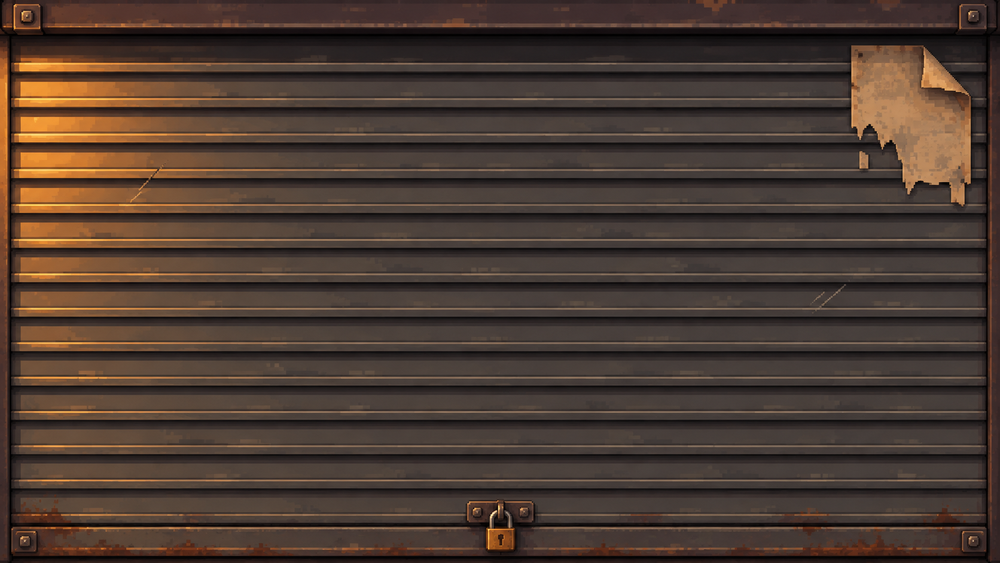
#> input picture art_bronnen/rolluik_bron.png, 1000 x 563 px, shrunk from 1672 x 941 before the run
$ python measure_planks.py ../art_bronnen/rolluik_bron.png ../art_bronnen/schuldenvrij_bron.png
#> lines starting #> are read from the running program, lines starting #| are printed output that depends on the picture; after the words box and inside, x2 and y2 are one past the last pixel; in counts of white or black regions, pixels touching at a corner belong together
# Zoekt plankniveaus in de geschilderde wijnkasten (lichte houtstroken onder 2:1-helling).
import numpy as np, json, sys
from PIL import Image
im = np.array(Image.open(sys.argv[1]).convert('RGB')).astype(int)
R, G, B = im[..., 0], im[..., 1], im[..., 2]
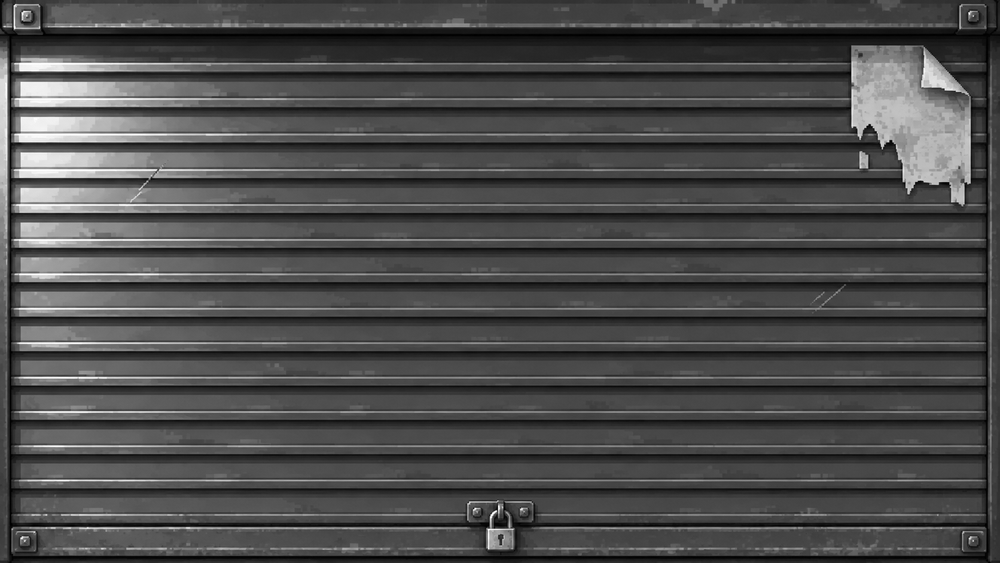
#> R: shape (563, 1000) int64; min 0, max 255, mean 74.9
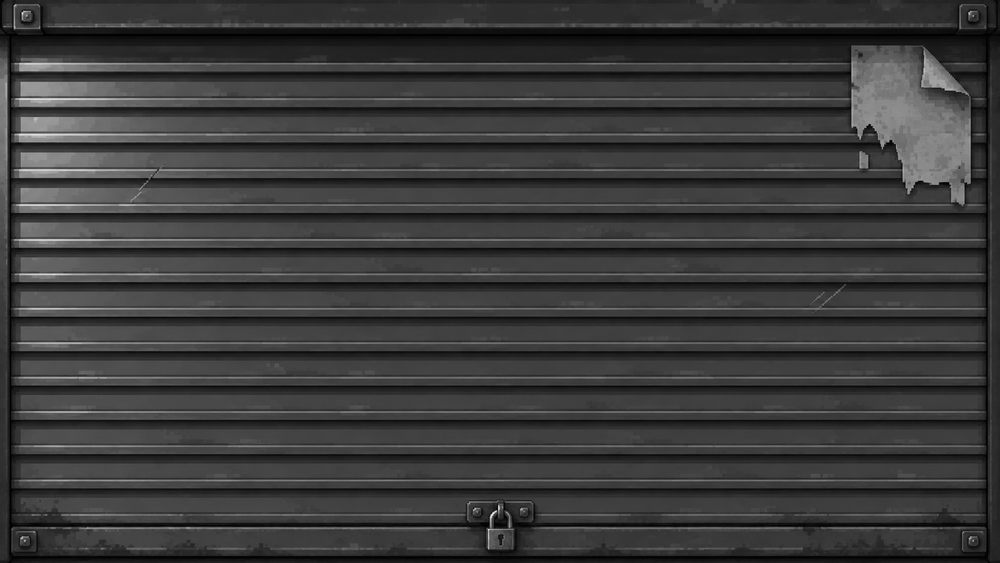
#> G: shape (563, 1000) int64; min 0, max 255, mean 58.7
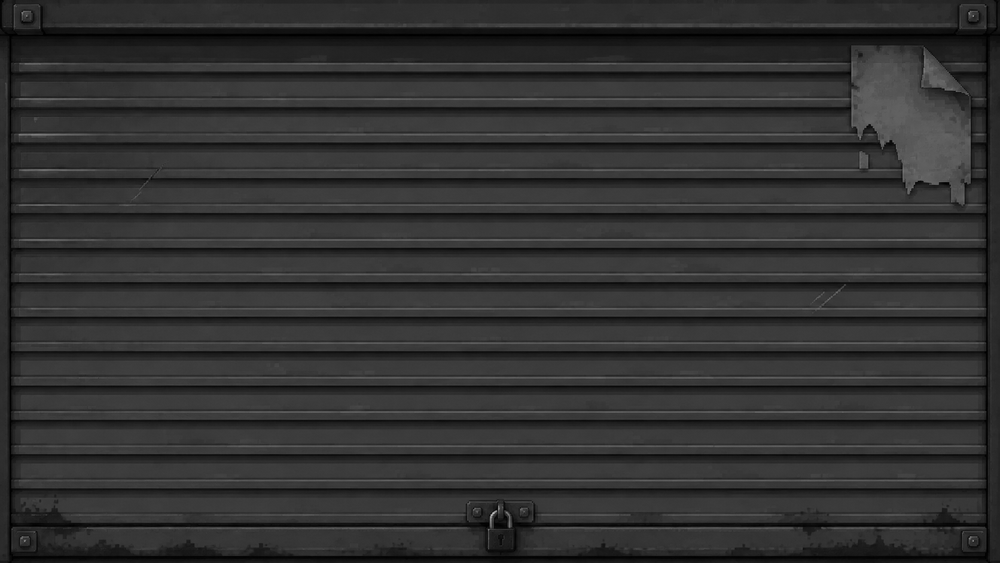
#> B: shape (563, 1000) int64; min 0, max 195, mean 49.6
board = (R > 170) & (G > 95) & (G < 190) & (B < 110) & (R - B > 90)
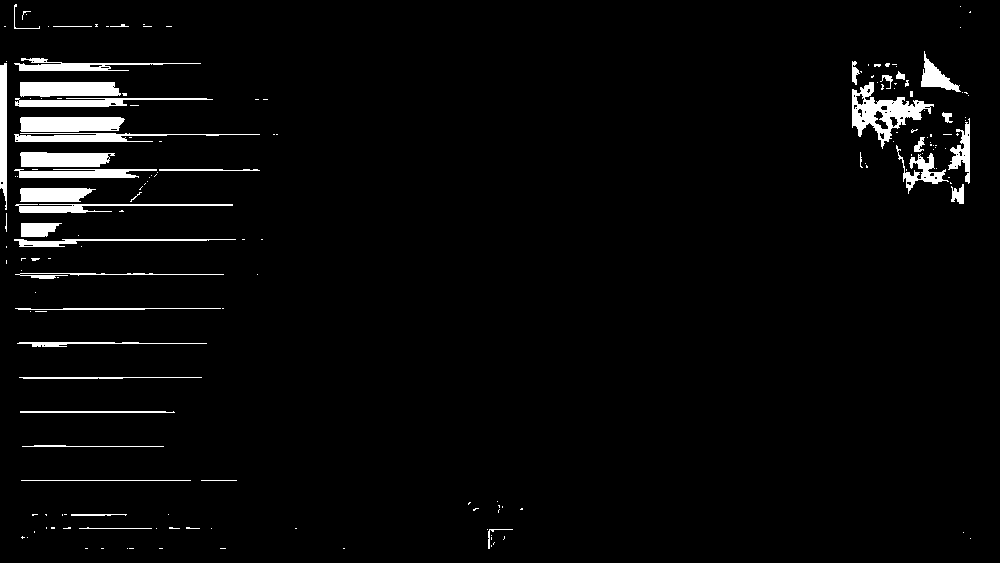
#> board: shape (563, 1000) bool; 3.4% white; 170 white regions (129 under 20 px), largest, box (x1, y1, x2, y2) and area: (852, 82, 934, 149) 1943, (20, 117, 125, 132) 1464, (20, 82, 121, 97) 1376
#> (the run stopped early here; a loop or call above may not have finished)
